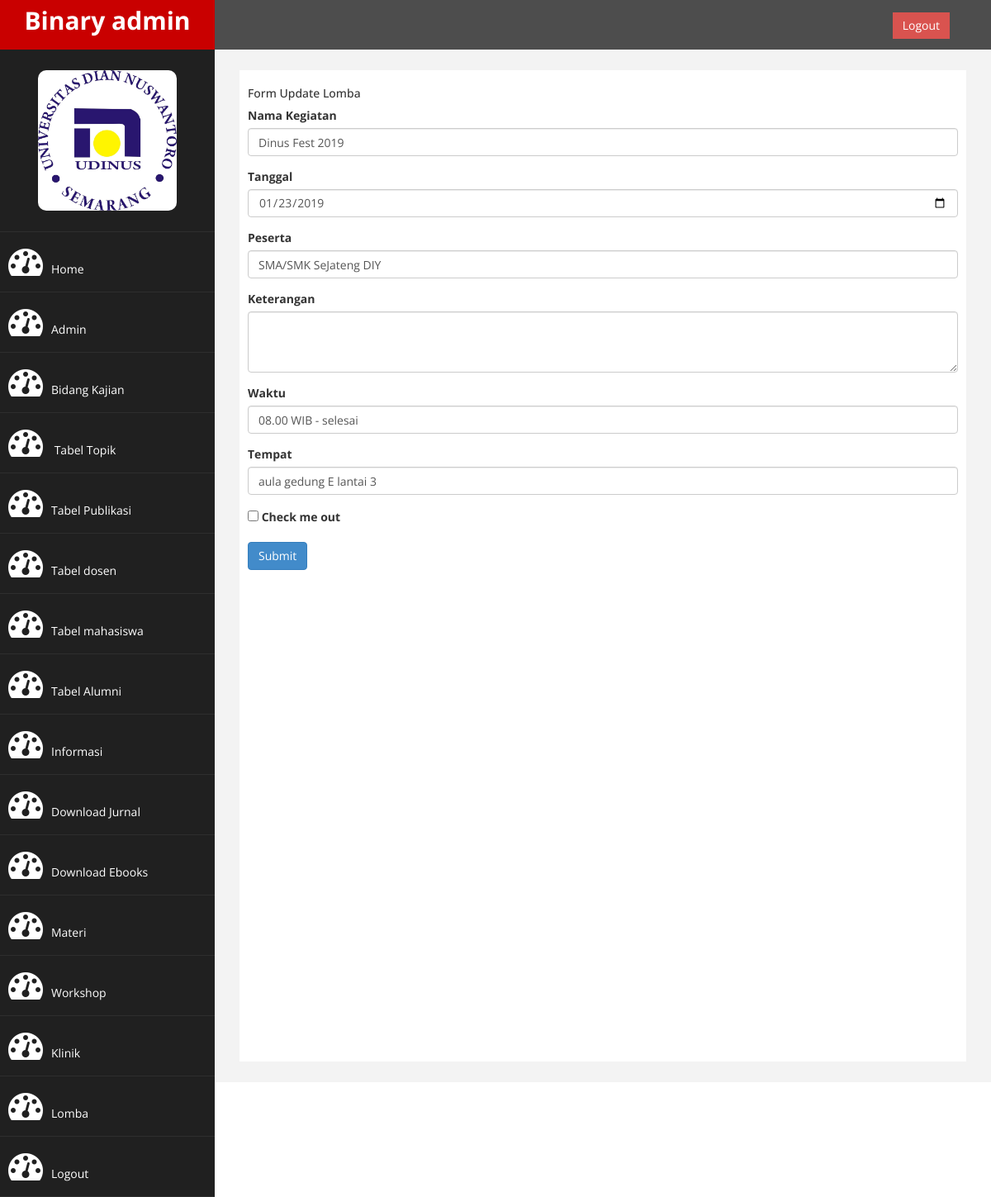
Page /admin/form-update-lomba.php?id=1 (signed in) on the committed database.
### tables this page shows
CREATE TABLE IF NOT EXISTS `lomba` (
`id` int(11) NOT NULL,
  `nama_kegiatan` varchar(300) NOT NULL,
  `tanggal` date NOT NULL,
  `peserta` varchar(100) NOT NULL,
  `keterangan` text NOT NULL,
  `waktu` varchar(100) NOT NULL,
  `tempat` varchar(200) NOT NULL
);

### admin/form-update-lomba.php (the view, shortened to what this page needs)
<?php
	include "koneksi.php";
	$id=$_GET['id'];
	$ambil = "SELECT * FROM lomba WHERE id=$id";
	$query = mysqli_query($koneksi, $ambil);
	while($pecah=mysqli_fetch_array($query)){
		if (mysqli_num_rows($query)>0) {
			$nama_kegiatan=$pecah['nama_kegiatan'];
			$tanggal=$pecah['tanggal'];
			$peserta=$pecah['peserta'];
			$keterangan=$pecah['keterangan'];
      $waktu=$pecah['waktu'];
      $tempat=$pecah['tempat'];
		}
	}
?>
<!DOCTYPE html>
<html xmlns="http://www.w3.org/1999/xhtml">
<head>
    <link href="assets/css/bootstrap.css" rel="stylesheet" />
    <link href="assets/css/font-awesome.css" rel="stylesheet" />
    <link href="assets/js/morris/morris-0.4.3.min.css" rel="stylesheet" />
    <link href="assets/css/custom.css" rel="stylesheet" />
</head>
<body>
    <div id="wrapper">
        <nav class="navbar navbar-default navbar-cls-top " role="navigation" style="margin-bottom: 0">
            <div class="navbar-header">
                <a class="navbar-brand" href="index.html">Binary admin</a>
            </div>
  <div style="color: white;
padding: 15px 50px 5px 50px;
float: right;
font-size: 16px;"><a href="login.php" class="btn btn-danger square-btn-adjust">Logout</a> </div>
        </nav>
                <nav class="navbar-default navbar-side" role="navigation">
            <div class="sidebar-collapse" class="dropdown">
                <ul class="nav" id="main-menu">
				<li class="text-center">
                    <img src="assets/img/Logo_udinus1.jpg" class="user-image img-responsive"/>
					</li>
                     <li>
                        <a  href="index.php"><i class="fa fa-dashboard fa-3x"></i>Home</a>
                    </li>
                    <li>
                        <a  href=index.php?halaman=admin><i class="fa fa-dashboard fa-3x"></i>Admin</a>
                    </li>
                     <li>
                        <a  href=index.php?halaman=bidang_kajian><i class="fa fa-dashboard fa-3x"></i>Bidang Kajian</a>
                    </li>
                    <li>
                        <a  href="index.php?halaman=topik"><i class="fa fa-dashboard fa-3x"></i> Tabel Topik</a>
                    </li>
                   <li>
                        <a  href="index.php?halaman=publikasi"><i class="fa fa-dashboard fa-3x"></i>Tabel Publikasi</a>
                    </li>
                    <li>
                      <a href="index.php?halaman=dosen"><i class="fa fa-dashboard fa-3x"></i>Tabel dosen</a>
                  </li>
                  <li>
                      <a href="index.php?halaman=mahasiswa"><i class="fa fa-dashboard fa-3x"></i>Tabel mahasiswa</a>
                  </li>
                  <li>
                      <a href="index.php?halaman=alumni"><i class="fa fa-dashboard fa-3x"></i>Tabel Alumni</a>
                  </li>
                    <li>
                        <a  href=index.php?halaman=berita><i class="fa fa-dashboard fa-3x"></i>Informasi</a>
                    </li>
                    <li>
                        <a  href=index.php?halaman=download><i class="fa fa-dashboard fa-3x"></i>Download Jurnal</a>
                    </li>
                     <li>
                        <a  href=index.php?halaman=ebook><i class="fa fa-dashboard fa-3x"></i>Download Ebooks</a>
                    </li>
                    <li>
                        <a  href="index.php?halaman=materi"><i class="fa fa-dashboard fa-3x"></i>Materi</a>
                    </li>
                    <li>
                        <a  href="index.php?halaman=kegiatan"><i class="fa fa-dashboard fa-3x"></i>Workshop</a>
                    </li>
                    <li>
                        <a  href="index.php?halaman=klinik"><i class="fa fa-dashboard fa-3x"></i>Klinik</a>
                    </li>
                    <li>
                        <a  href="index.php?halaman=lomba"><i class="fa fa-dashboard fa-3x"></i>Lomba</a>
                    </li>
                    <li>
                        <a  href="logout.php"><i class="fa fa-dashboard fa-3x"></i>Logout</a>
                    </li>
                </ul>
            </div>
        </nav>
        <div id="page-wrapper" >
            <div id="page-inner">
				<h5>Form Update Lomba</h5>
				<form action="proses-update-lomba.php" method="post">
					  <div class="form-group">
					    <label for="exampleInputEmail1">Nama Kegiatan</label>
					    <input type="text" class="form-control" name="nama_kegiatan" value="<?php echo $nama_kegiatan ?>" aria-describedby="emailHelp" placeholder="Nama Kegiatan" >
					  </div>
					  <div class="form-group">
					    <label for="exampleInputPassword1">Tanggal</label>
					    <input type="date" class="form-control" class="text-center" name="tanggal" value="<?php echo $tanggal ?>" placeholder="Tanggal">
					  </div>
					  <div class="form-group">
					    <label for="exampleInputPassword1">Peserta</label>
					    <input type="text" class="form-control" name="peserta" value="<?php echo $peserta ?>" placeholder="Peserta">
					  </div>
					 <div class="form-group">
              <label for="exampleFormControlTextarea1">Keterangan</label>
              <textarea class="form-control" name="keterangan" id="exampleFormControlTextarea1" rows="3" value="<?php echo $keterangan ?>"></textarea>
           </div>
           <div class="form-group">
              <label for="exampleInputPassword1">Waktu</label>
              <input type="text" class="form-control" name="waktu" id="exampleInputPassword1" value="<?php echo $waktu ?>">
            </div>
            <div class="form-group">
              <label for="exampleInputPassword1">Tempat</label>
              <input type="text" class="form-control" name="tempat" id="exampleInputPassword1" value="<?php echo $tempat ?>">
            </div>
					  <div class="form-group form-check">
					    <input type="checkbox" class="form-check-input" id="exampleCheck1">
					    <label class="form-check-label" for="exampleCheck1">Check me out</label>
					  </div>
					  <button type="submit" class="btn btn-primary">Submit</button>
				</form>
            </div>
        </div>
</body>
</html>

### admin/assets/css/custom.css (style rules this page uses)
body { font-family: 'Open Sans', sans-serif; }
#wrapper { width: 100%; background:#202020; }
#page-wrapper { padding: 15px 15px; min-height: 600px; background:#F3F3F3; }
#page-inner { width:100%; margin:10px 20px 10px 0px; background-color:#fff!important; padding:10px; min-height:1200px; }
.text-center { text-align:center; }
.square-btn-adjust { border: 0px solid transparent; -webkit-border-radius: 0px; -moz-border-radius: 0px; border-radius: 0px; }
.user-image { margin: 25px auto; -webkit-border-radius: 10px; -moz-border-radius: 10px; border-radius: 10px; max-height:170px; max-width:170px; }
.navbar-cls-top .navbar-brand { color: #fff; background: #C90000; width: 260px; text-align: center; height: 60px; font-size: 30px; font-weight: 700; }
.sidebar-collapse , .sidebar-collapse .nav { background:none; }
.sidebar-collapse .nav { padding:0; }
.sidebar-collapse .nav > li > a { color:#fff; background:#202020; text-shadow:none; }
.sidebar-collapse > .nav > li > a { padding:15px 10px; }
.sidebar-collapse > .nav > li { border-bottom: 1px solid rgba(107, 108, 109, 0.19); }
.navbar-side { border:none; background-color: #202020; }
.navbar-cls-top { background:#4D4D4D; border-bottom:none; }
.navbar-default { border:0px solid black; }
.navbar-header { background: #A70303; }
.nav > li > a > i { margin-right:10px; }
@media (min-width:768px) { #page-wrapper { margin: 0 0 0 260px; padding: 15px 30px; min-height: 1200px; } }
@media (min-width:768px) { .navbar-side { z-index: 1; position: absolute; width: 260px; } }
@media (min-width:768px) { .navbar { border-radius: 0px; } }

### rows in the picture
lomba: nama_kegiatan "Dinus Fest 2019", tanggal "01/23/2019", peserta "SMA/SMK SeJateng DIY", waktu "08.00 WIB - selesai", tempat "aula gedung E lantai 3"
